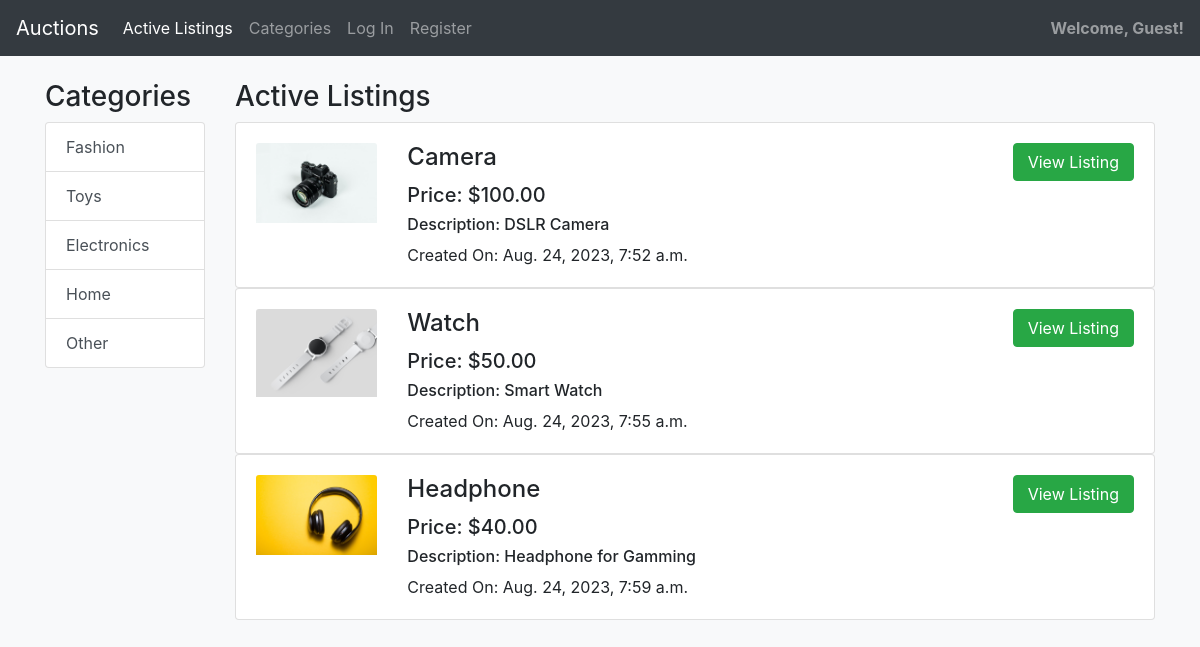
The page /categories on the database its author committed.
### auctions/models.py (models this page shows)
class Category(models.Model):
    category = models.CharField(max_length=64)
    def __str__(self):
        return f"{self.category}"

class Listing(models.Model):
    title = models.CharField(max_length=64)
    description = models.TextField()
    starting_bid = models.DecimalField(max_digits=10, decimal_places=2)
    image_url = models.ImageField(null=True, blank=True, upload_to="images/")
    category = models.ForeignKey('Category', on_delete=models.CASCADE, related_name="listings")
    is_active = models.BooleanField(default=True)
    created_by = models.ForeignKey(User, on_delete=models.CASCADE, related_name="listings")
    created_on = models.DateTimeField(auto_now_add=True)

### auctions/views.py (the view)
# urls.py: path("categories", views.categories, name="categories"),
def categories(request):
    listings = Listing.objects.all()
    categories = Category.objects.all()
    return render(request, "auctions/categories.html", {
        "listings": listings,
        "categories": categories,
    })

### auctions/templates/auctions/categories.html
{% extends "auctions/layout.html" %}
{% block body %}
    <div class="row">
        <div class="col-md-2">
            <h3>Categories</h3>
            <div class="list-group">
                {% for category in categories %}
                <a href="{% url 'category' category %}" class="list-group-item list-group-item-action">{{ category }}</a>
                {% endfor %}
            </div>
        </div>
        <div class="col-md-10">
            <h3>Active Listings </h3>
            {% for listing in listings %}
            <div class="card">
                <div class="card-body">
                    <div class="row">
                        <div class="col-md-2">
                            <img src="{{ listing.image_url.url }}" class="card-img-top" alt="listing image" width="100px">
                        </div>
                        <div class="col-md-8">
                            <h4 class="card-title">{{ listing.title }}</h4>
                            <h5 class="card-text">Price: ${{ listing.starting_bid }}</h5>
                            <h6 class="card-text">Description: {{ listing.description }}</h6>
                            <p class="card-text">Created On: {{ listing.created_on }}</p>
                        </div>
                        <div class="col-md-2">
                            <a href="{% url 'listing' listing.id %}" class="btn btn-success btn-c">View Listing</a>
                        </div>
                    </div>
                </div>
            </div>
            {% endfor %}
        </div>
    </div>
{% endblock %}

### auctions/templates/auctions/layout.html (shortened to what this page needs)
{% load static %}
<!DOCTYPE html>
<html lang="en">
<head>
    <link rel="stylesheet" href="https://stackpath.bootstrapcdn.com/bootstrap/4.4.1/css/bootstrap.min.css"
>
    <link href="{% static 'auctions/styles.css' %}" rel="stylesheet">
</head>
<body>
    <nav class="navbar navbar-expand-lg navbar-dark bg-dark">
        <a class="navbar-brand" href="{% url 'index' %}">Auctions</a>
        <div class="collapse navbar-collapse" id="navbarText">
            <ul class="navbar-nav mr-auto">
                <li class="nav-item active">
                    <a class="nav-link" href="{% url 'index' %}">Active Listings</a>
                </li>
                <li class="nav-item">
                    <a class="nav-link" href="{% url 'categories' %}">Categories</a>
                </li>
                {% if user.is_authenticated %}
                <li class="nav-item">
                    <a class="nav-link" href="{% url 'create_listing' %}">Create Listing</a>
                </li>
                <li class="nav-item">
                    <a class="nav-link" href="{% url 'watchlist' %}">Watchlist <span class="badge badge-light">
                            {{ watchlist_count }}
                    </span></a>
                </li>
                <li class="nav-item">
                    <a class="nav-link" href="{% url 'logout' %}">Log Out</a>
                </li>
                {% else %}
                <li class="nav-item">
                    <a class="nav-link" href="{% url 'login' %}">Log In</a>
                </li>
                <li class="nav-item">
                    <a class="nav-link" href="{% url 'register' %}">Register</a>
                </li>
                {% endif %}
            </ul>
            {% if user.is_authenticated %}
            <span class="navbar-text">
                <strong>Welcome, {{ user.username }}!</strong>
            </span>
            {% else %}
            <span class="navbar-text">
                <strong>Welcome, Guest!</strong>
            </span>
            {% endif %}
        </div>
    </nav>
    <br>
    <div class="container">
        {% block body %}
        {% endblock %}
    </div>
</body>
</html>

### auctions/static/auctions/styles.css (style rules this page uses)
body { background-color: #f8f9fa; }
.btn-c { display: block !important; margin-bottom: 10px !important; width: 100% !important; }

### rows shown on the page
Category: category "Fashion"
Category: category "Toys"
Category: category "Electronics"
Category: category "Home"
Category: category "Other"
Listing: image_url (picture), title "Camera", starting_bid "100.00", description "DSLR Camera", created_on "Aug. 24, 2023, 7:52 a.m."
Listing: image_url (picture), title "Watch", starting_bid "50.00", description "Smart Watch", created_on "Aug. 24, 2023, 7:55 a.m."
Listing: image_url (picture), title "Headphone", starting_bid "40.00", description "Headphone for Gamming", created_on "Aug. 24, 2023, 7:59 a.m."
